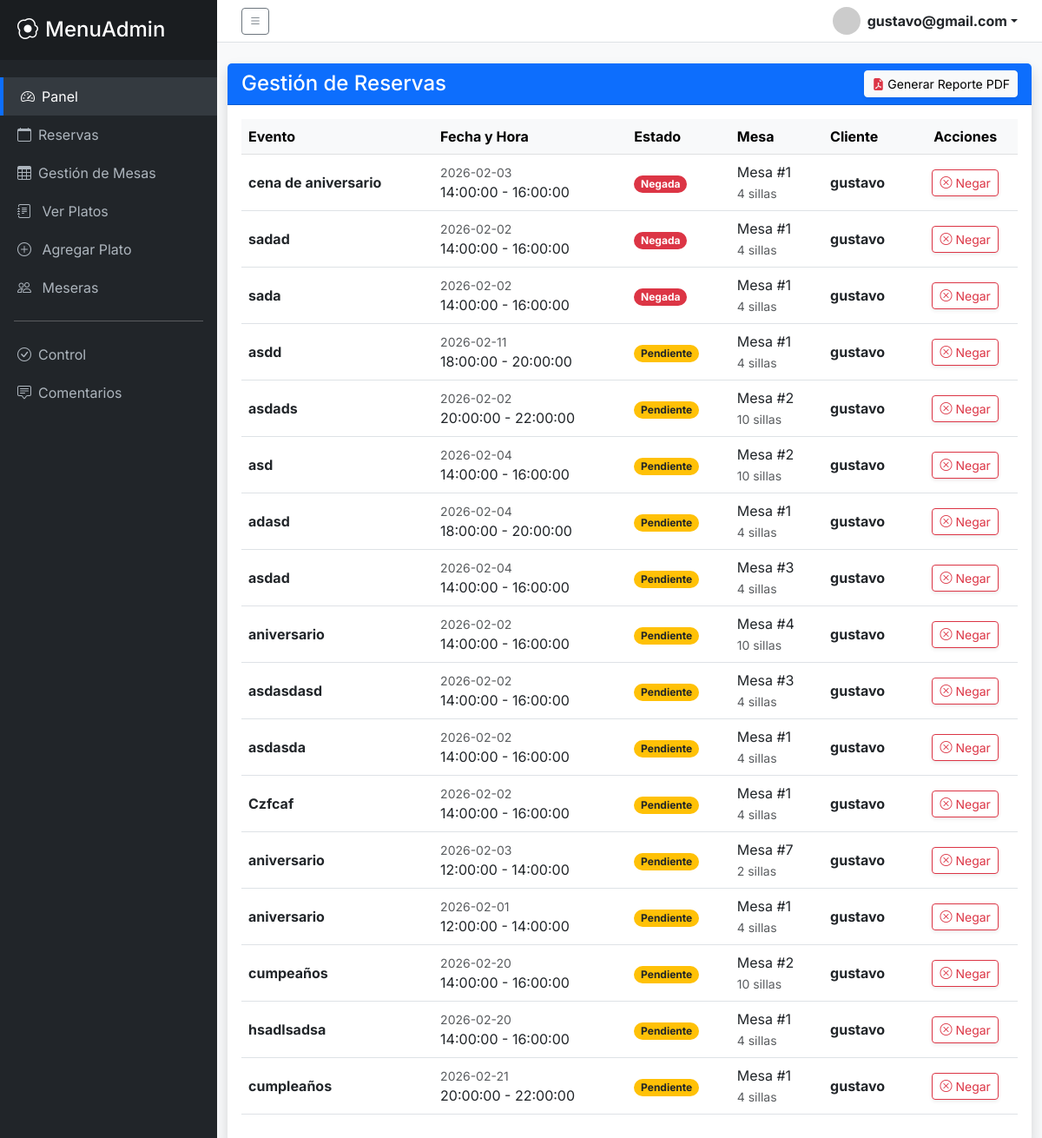
/client/admin/views/reservas/index.php (signed in), run on the app's committed database.
### tables this page shows
CREATE TABLE `reservas` (
  `id_reserva` int(11) NOT NULL,
  `id_cliente_fk` int(11) DEFAULT NULL,
  `id_mesa_fk` int(11) DEFAULT NULL,
  `titulo_evento` varchar(100) DEFAULT NULL,
  `fecha_reserva` date NOT NULL,
  `hora_inicio` time NOT NULL,
  `hora_fin` time NOT NULL,
  `estado_reserva` varchar(100) DEFAULT 'Pendiente',
  `fecha_creacion` timestamp NOT NULL DEFAULT current_timestamp(),
  `fecha_actualizacion` timestamp NOT NULL DEFAULT current_timestamp() ON UPDATE current_timestamp()
);

CREATE TABLE `mesas` (
  `id_mesa` int(11) NOT NULL,
  `nro_mesa` int(11) NOT NULL,
  `sillas` int(11) NOT NULL,
  `tipo` varchar(100) DEFAULT 'Basica',
  `estado` varchar(100) DEFAULT 'Disponible'
);

CREATE TABLE `clientes` (
  `id_cliente` int(11) NOT NULL,
  `nombre_cliente` varchar(100) NOT NULL,
  `telefono` varchar(20) DEFAULT NULL,
  `email_cliente` varchar(100) DEFAULT NULL,
  `fecha_registro` timestamp NOT NULL DEFAULT current_timestamp(),
  `password` varchar(200) NOT NULL
);

### app/controllers/controllers_admin/reservas/read.php (called while the page is built)
<?php
    $sql = "SELECT * FROM reservas
    inner join mesas on reservas.id_mesa_fk = mesas.id_mesa
    inner join clientes on reservas.id_cliente_fk = clientes.id_cliente";
    $query = $pdo->prepare($sql);
    $query->execute();
    $reservas = $query->fetchAll(PDO::FETCH_ASSOC);
?>

### client/admin/views/reservas/index.php (the view, shortened to what this page needs)
<?php include '../../layouts/parte1.php'; ?>
<?php include '../../../../app/controllers/controllers_admin/reservas/read.php'; ?>
<div class="container mt-4">
    <div class="card shadow">
        <div class="card-header bg-primary text-white d-flex justify-content-between align-items-center">
            <h4 class="mb-0">Gestión de Reservas</h4>
            <a href="reporte.php" target="_blank" class="btn btn-light btn-sm shadow-sm">
                <i class="bi bi-file-earmark-pdf-fill text-danger"></i> Generar Reporte PDF
            </a>
        </div>
        <div class="card-body">
            <div class="table-responsive">
                <table class="table table-hover align-middle">
                    <thead class="table-light">
                        <tr>
                            <th>Evento</th>
                            <th>Fecha y Hora</th>
                            <th>Estado</th>
                            <th>Mesa</th>
                            <th>Cliente</th>
                            <th class="text-center">Acciones</th>
                        </tr>
                    </thead>
                    <tbody>
                        <?php foreach ($reservas as $reserva): ?>
                        <tr>
                            <td><strong><?php echo htmlspecialchars($reserva['titulo_evento']); ?></strong></td>
                            <td>
                                <div class="small text-muted"><?php echo $reserva['fecha_reserva']; ?></div>
                                <div><?php echo $reserva['hora_inicio'] . " - " . $reserva['hora_fin']; ?></div>
                            </td>
                            <td>
                                <?php
                                    $claseBadge = 'bg-secondary';
                                    if($reserva['estado_reserva'] == 'Pendiente') $claseBadge = 'bg-warning text-dark';
                                    if($reserva['estado_reserva'] == 'Negada') $claseBadge = 'bg-danger';
                                ?>
                                <span class="badge rounded-pill <?php echo $claseBadge; ?>">
                                    <?php echo $reserva['estado_reserva']; ?>
                                </span>
                            </td>
                            <td>
                                <span class="d-block">Mesa #<?php echo $reserva['nro_mesa']; ?></span>
                                <small class="text-muted"><?php echo $reserva['sillas']; ?> sillas</small>
                            </td>
                            <td>
                                <div class="fw-bold"><?php echo htmlspecialchars($reserva['nombre_cliente']); ?></div>
                            </td>
                            <td class="text-center">
                                <button type="button" class="btn btn-outline-danger btn-sm shadow-sm"
                                        data-bs-toggle="modal"
                                        data-bs-target="#modalNegar"
                                        data-id="<?php echo $reserva['id_reserva']; ?>"
                                        data-cliente="<?php echo $reserva['id_cliente_fk']; ?>"
                                        data-nombre="<?php echo htmlspecialchars($reserva['nombre_cliente']); ?>">
                                    <i class="bi bi-x-circle"></i> Negar
                                </button>
                            </td>
                        </tr>
                        <?php endforeach; ?>
                    </tbody>
                </table>
            </div>
        </div>
    </div>
</div>
<?php include '../../layouts/parte2.php'; ?>

### client/admin/layouts/parte1.php (style rules this page uses)
body { font-family: 'Inter', sans-serif; background-color: #f8f9fa; overflow-x: hidden; }
.card { border: none; box-shadow: 0 0.125rem 0.25rem rgba(0, 0, 0, 0.075); }

### data on the page
reservas: titulo_evento "cena de aniversario", fecha_reserva "2026-02-03", hora_inicio "14:00:00", hora_fin "16:00:00", estado_reserva "Negada", id_mesa_fk.nro_mesa "1", id_mesa_fk.sillas "4", id_cliente_fk.nombre_cliente "gustavo"
reservas: titulo_evento "sadad", fecha_reserva "2026-02-02", hora_inicio "14:00:00", hora_fin "16:00:00", estado_reserva "Negada", id_mesa_fk.nro_mesa "1", id_mesa_fk.sillas "4", id_cliente_fk.nombre_cliente "gustavo"
reservas: titulo_evento "sada", fecha_reserva "2026-02-02", hora_inicio "14:00:00", hora_fin "16:00:00", estado_reserva "Negada", id_mesa_fk.nro_mesa "1", id_mesa_fk.sillas "4", id_cliente_fk.nombre_cliente "gustavo"
reservas: titulo_evento "asdd", fecha_reserva "2026-02-11", hora_inicio "18:00:00", hora_fin "20:00:00", estado_reserva "Pendiente", id_mesa_fk.nro_mesa "1", id_mesa_fk.sillas "4", id_cliente_fk.nombre_cliente "gustavo"
reservas: titulo_evento "asdads", fecha_reserva "2026-02-02", hora_inicio "20:00:00", hora_fin "22:00:00", estado_reserva "Pendiente", id_mesa_fk.nro_mesa "2", id_mesa_fk.sillas "10", id_cliente_fk.nombre_cliente "gustavo"
reservas: titulo_evento "asd", fecha_reserva "2026-02-04", hora_inicio "14:00:00", hora_fin "16:00:00", estado_reserva "Pendiente", id_mesa_fk.nro_mesa "2", id_mesa_fk.sillas "10", id_cliente_fk.nombre_cliente "gustavo"
reservas: titulo_evento "adasd", fecha_reserva "2026-02-04", hora_inicio "18:00:00", hora_fin "20:00:00", estado_reserva "Pendiente", id_mesa_fk.nro_mesa "1", id_mesa_fk.sillas "4", id_cliente_fk.nombre_cliente "gustavo"
reservas: titulo_evento "asdad", fecha_reserva "2026-02-04", hora_inicio "14:00:00", hora_fin "16:00:00", estado_reserva "Pendiente", id_mesa_fk.nro_mesa "3", id_mesa_fk.sillas "4", id_cliente_fk.nombre_cliente "gustavo"
reservas: titulo_evento "aniversario", fecha_reserva "2026-02-02", hora_inicio "14:00:00", hora_fin "16:00:00", estado_reserva "Pendiente", id_mesa_fk.nro_mesa "4", id_mesa_fk.sillas "10", id_cliente_fk.nombre_cliente "gustavo"
reservas: titulo_evento "asdasdasd", fecha_reserva "2026-02-02", hora_inicio "14:00:00", hora_fin "16:00:00", estado_reserva "Pendiente", id_mesa_fk.nro_mesa "3", id_mesa_fk.sillas "4", id_cliente_fk.nombre_cliente "gustavo"
reservas: titulo_evento "asdasda", fecha_reserva "2026-02-02", hora_inicio "14:00:00", hora_fin "16:00:00", estado_reserva "Pendiente", id_mesa_fk.nro_mesa "1", id_mesa_fk.sillas "4", id_cliente_fk.nombre_cliente "gustavo"
reservas: titulo_evento "Czfcaf", fecha_reserva "2026-02-02", hora_inicio "14:00:00", hora_fin "16:00:00", estado_reserva "Pendiente", id_mesa_fk.nro_mesa "1", id_mesa_fk.sillas "4", id_cliente_fk.nombre_cliente "gustavo"
reservas: titulo_evento "aniversario", fecha_reserva "2026-02-03", hora_inicio "12:00:00", hora_fin "14:00:00", estado_reserva "Pendiente", id_mesa_fk.nro_mesa "7", id_mesa_fk.sillas "2", id_cliente_fk.nombre_cliente "gustavo"
reservas: titulo_evento "aniversario", fecha_reserva "2026-02-01", hora_inicio "12:00:00", hora_fin "14:00:00", estado_reserva "Pendiente", id_mesa_fk.nro_mesa "1", id_mesa_fk.sillas "4", id_cliente_fk.nombre_cliente "gustavo"
reservas: titulo_evento "cumpeaños", fecha_reserva "2026-02-20", hora_inicio "14:00:00", hora_fin "16:00:00", estado_reserva "Pendiente", id_mesa_fk.nro_mesa "2", id_mesa_fk.sillas "10", id_cliente_fk.nombre_cliente "gustavo"
reservas: titulo_evento "hsadlsadsa", fecha_reserva "2026-02-20", hora_inicio "14:00:00", hora_fin "16:00:00", estado_reserva "Pendiente", id_mesa_fk.nro_mesa "1", id_mesa_fk.sillas "4", id_cliente_fk.nombre_cliente "gustavo"
reservas: titulo_evento "cumpleaños", fecha_reserva "2026-02-21", hora_inicio "20:00:00", hora_fin "22:00:00", estado_reserva "Pendiente", id_mesa_fk.nro_mesa "1", id_mesa_fk.sillas "4", id_cliente_fk.nombre_cliente "gustavo"

### other printed values
$usuario_sesion "gustavo@gmail.com"
